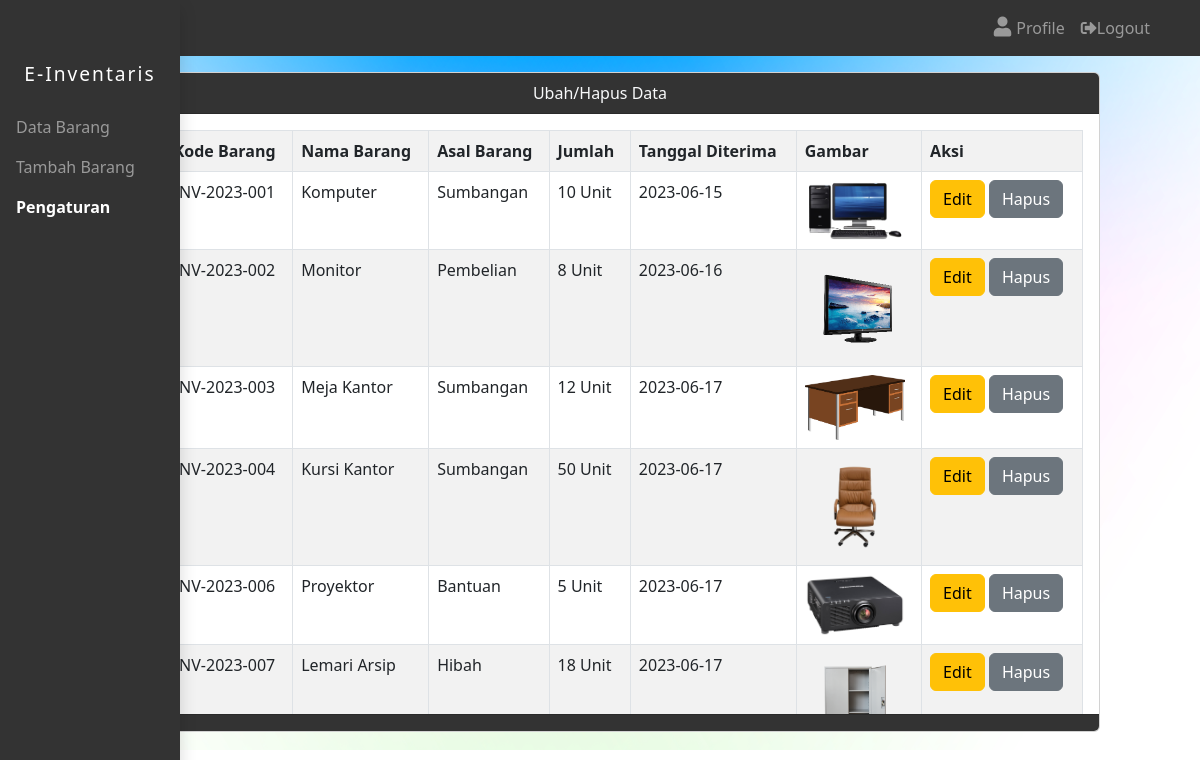
/dashboard-edit.php, run on the app's committed database.
### tables this page shows
CREATE TABLE `barang` (
  `id_barang` int(11) NOT NULL,
  `kode` varchar(15) NOT NULL,
  `nama` varchar(100) NOT NULL,
  `gambar` varchar(255) NOT NULL,
  `asal` varchar(25) NOT NULL,
  `jumlah` int(4) NOT NULL,
  `satuan` varchar(15) NOT NULL,
  `tanggal_diterima` date NOT NULL,
  `tanggal_simpan` timestamp NOT NULL DEFAULT current_timestamp() ON UPDATE current_timestamp()
);

### dashboard-edit.php (the view, shortened to what this page needs)
<?php
include 'koneksi.php';
?>
<!DOCTYPE html>
<html lang="en">
<head>
    <link href="https://cdn.jsdelivr.net/npm/bootstrap@5.3.0/dist/css/bootstrap.min.css" rel="stylesheet">
    <link rel="stylesheet" href="https://cdnjs.cloudflare.com/ajax/libs/font-awesome/5.15.4/css/all.min.css" />
</head>
<body>
    <nav class="navbar navbar-expand-lg" style="background-color: #333;">
                <div class="container">
                <a class="navbar-brand" href="#" id="navbarBrand" style="color: white;">&#9776;</a>
                    <div class="collapse navbar-collapse" id="navbarNav">
                        <ul class="navbar-nav ms-auto">
                            <li class="nav-item">
                                <a class="nav-link" href="user.php"><i class="fas fa-user user-icon"></i>Profile</a>
                            </li>
                            <li class="nav-item">
                                <a class="nav-link logout-btn" onclick="logout()"><i class="fas fa-sign-out-alt"></i>Logout</a>
                            </li>
                        </ul>
                    </div>
                </div>
            </nav>
    <div class="d-flex">
        <div class="sidebar" id="sidebar">
            <h4 class="sidebar-heading">E-Inventaris</h4>
            <ul class="nav flex-column">
                <li class="nav-item">
                    <a class="nav-link" aria-current="page" href="dashboard.php">Data Barang</a>
                </li>
                <li class="nav-item">
                    <a class="nav-link" href="input.php">Tambah Barang</a>
                </li>
                <li class="nav-item">
                    <a class="nav-link active-link" href="dashboard-edit.php">Pengaturan</a>
                </li>
            </ul>
        </div>
        <div class="container-fluid">
            <div class="card mt-3 mx-auto" style="max-width: 1000px;">
                <div class="card-header text-light text-center" style="background-color: #333;">
                    Ubah/Hapus Data
                </div>
                <div class="card-body" style="max-height: 600px; overflow-y: auto;">
                    <table class="table table-striped table-hover table-bordered">
                        <tr>
                            <th>No.</th>
                            <th>Kode Barang</th>
                            <th>Nama Barang</th>
                            <th>Asal Barang</th>
                            <th>Jumlah</th>
                            <th>Tanggal Diterima</th>
                            <th>Gambar</th>
                            <th>Aksi</th>
                        </tr>
                        <?php
                        $no = 1;
                        $show = mysqli_query($koneksi, "SELECT * FROM barang order by id_barang asc");
                        while ($data = mysqli_fetch_array($show)) {
                        ?>
                            <tr>
                                <td><?= $no++ ?></td>
                                <td><?= $data['kode'] ?></td>
                                <td><?= $data['nama'] ?></td>
                                <td><?= $data['asal'] ?></td>
                                <td><?= $data['jumlah'] ?> <?= $data['satuan'] ?></td>
                                <td><?= $data['tanggal_diterima'] ?></td>
                                <td>
                                    <?php if (!empty($data['gambar'])) : ?>
                                        <img src="img/<?= $data['gambar'] ?>" alt="Gambar Barang" width="100">
                                    <?php else : ?>
                                        <p>No Image</p>
                                    <?php endif; ?>
                                </td>
                                <td>
                                <button type="button" class="btn btn-warning" data-bs-toggle="modal" data-bs-target="#editMenu" data-id="<?php echo $data['id_barang']; ?>" data-kode="<?php echo $data['kode']; ?>" data-nama="<?php echo $data['nama']; ?>" data-asal="<?php echo $data['asal']; ?>" data-jumlah="<?php echo $data['jumlah']; ?>" data-satuan="<?php echo $data['satuan']; ?>" data-tanggal="<?php echo $data['tanggal_diterima']; ?>">Edit</button>
                                    <a class="btn btn-secondary" href="javascript:confirmDelete('<?php echo $data['id_barang']; ?>')">Hapus</a>
                                </td>
                            </tr>
                        <?php
                        }
                        ?>
                    </table>
                </div>
                <div class="card-footer" style="background-color: #333;">
                </div>
            </div>
        </div>
    </div>
</body>
</html>

### dashboard-edit.php (style rules this page uses)
body { background-image: url('img/inv8.jpg'); background-size: cover; background-repeat: no-repeat; }
.sidebar { position: fixed; top: 0; bottom: 0; left: 0; z-index: 100; padding: 48px 0; box-shadow: 0 0.5rem 1rem rgba(0, 0, 0, 0.15); background-color: #333; color: #fff; overflow-y: auto; width: 180px; transition: left 0.3s ease-out; }
.sidebar-heading { text-align: center; padding: 0.875rem 0; font-size: 1.2rem; letter-spacing: 2px; }
.nav-link { color: rgba(255, 255, 255, 0.5); }
.navbar-nav { align-items: center; }
.active-link { color: #fff !important; font-weight: bold; }
.navbar .nav-item:last-child .nav-link { margin-right: 0; }
.user-icon { font-size: 20px; margin-right: 5px; }
.logout-btn { color: rgba(255, 255, 255, 0.5); cursor: pointer; }

### data on the page
barang: kode "INV-2023-001", nama "Komputer", asal "Sumbangan", jumlah "10", satuan "Unit", tanggal_diterima "2023-06-15", gambar (picture)
barang: kode "INV-2023-002", nama "Monitor", asal "Pembelian", jumlah "8", satuan "Unit", tanggal_diterima "2023-06-16", gambar (picture)
barang: kode "INV-2023-003", nama "Meja Kantor", asal "Sumbangan", jumlah "12", satuan "Unit", tanggal_diterima "2023-06-17", gambar (picture)
barang: kode "INV-2023-004", nama "Kursi Kantor", asal "Sumbangan", jumlah "50", satuan "Unit", tanggal_diterima "2023-06-17", gambar (picture)
barang: kode "INV-2023-006", nama "Proyektor", asal "Bantuan", jumlah "5", satuan "Unit", tanggal_diterima "2023-06-17", gambar (picture)
barang: kode "INV-2023-007", nama "Lemari Arsip", asal "Hibah", jumlah "18", satuan "Unit", tanggal_diterima "2023-06-17", gambar (picture)
